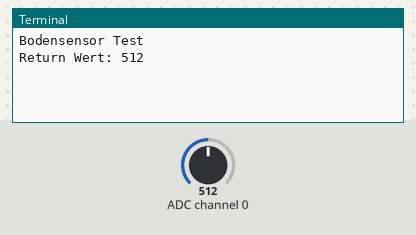
A program run on a simulated Raspberry Pi (BCM pin numbers). Parts: the last lines printed to the terminal. Inputs (shaded band) come from the test bench; at power-on: ADC channel 0 = 512 (analog values on the 0–1023 scale). Library files of the repository ran but are not shown: mcp3008.py.

Above: at 1.2 s.
1.3 s: ADC channel 0 set to 716
At 3.8 s:
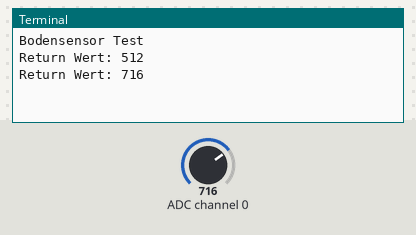
4.1 s: ADC channel 0 set to 900
At 5.9 s:
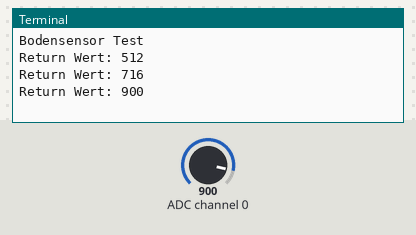
Timing chart, 0 to 7.4 s (numbered marks = the images above; inputs shaded):
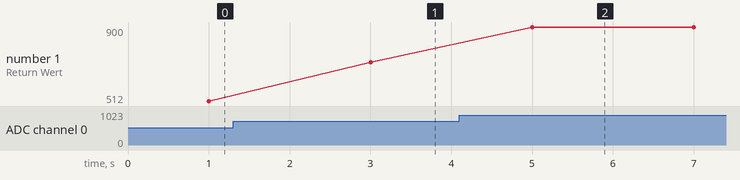

The program:

soilMositureTest.py
```python
#!/usr/bin/python
import time;
import RPi.GPIO as GPIO
import sys
from mcp3008 import MCP3008


GPIO.cleanup()
GPIO.setmode(GPIO.BCM)
SOIL_MOSITURE_SENSOR = 7

GPIO.setup(SOIL_MOSITURE_SENSOR,GPIO.OUT)

# mcp Chip initialisieren
print "Bodensensor Test"
mcp3008 = MCP3008()
ch = 0
i = 0
while i < 10:
	GPIO.output(SOIL_MOSITURE_SENSOR,GPIO.HIGH)
	time.sleep(1)
	value = mcp3008.readAnalogData(ch)
	GPIO.output(SOIL_MOSITURE_SENSOR,GPIO.LOW)
	print "Return Wert: " + str(value)
	i = i + 1
	time.sleep(1)
```

Measured:
- after the input at 1.3 s, the terminal: prints a new line after 1.7 s (image 1)
- after the input at 4.1 s, the terminal: prints a new line after 0.90 s (image 2)
- plotted number 1: 512 → 716 after the input at 1.3 s, 716 → 900 after the input at 4.1 s
